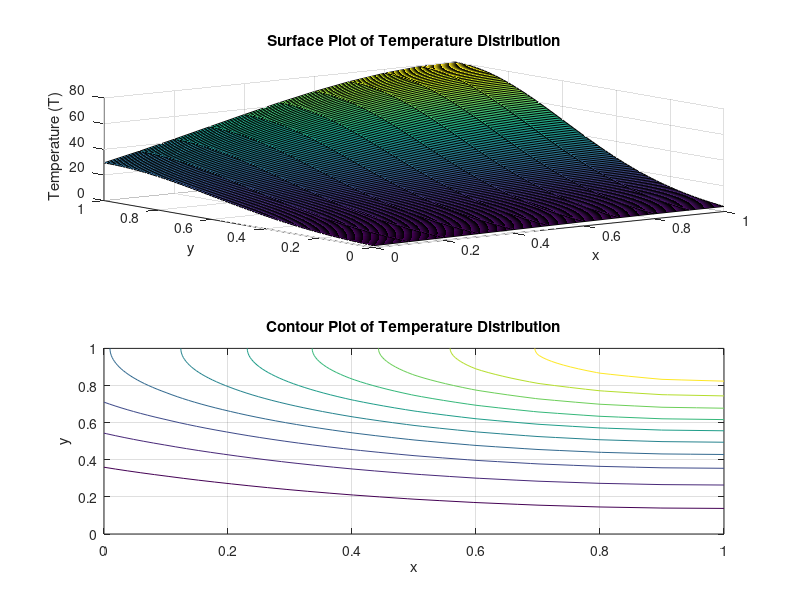

Write MATLAB code to recreate this figure.
%%preb worksheet%%
clc;clear;close all

%%relations and variabels%%
[x, y] = meshgrid(0:0.1:1, 0:0.01:1); % Grid from 0 to 2 with 0.01 spacing
T = 80 * exp(-(x - 1).^2) .* exp(-3 * (y - 1).^2);

%%plotting%%
subplot(211)
surf(x, y, T); % Create a surface plot
% Add labels, legend, and title
xlabel('x');
ylabel('y');
zlabel('Temperature (T)');
title('Surface Plot of Temperature Distribution');

%%countour plot%%
subplot(212)
contour (x , y , T ); %Creates a contour plot%
% Add labels, legend, and title
xlabel('x');
ylabel('y');
title('Contour Plot of Temperature Distribution');
grid on

% Temperature at the corner x = y = 0
T (1,1)